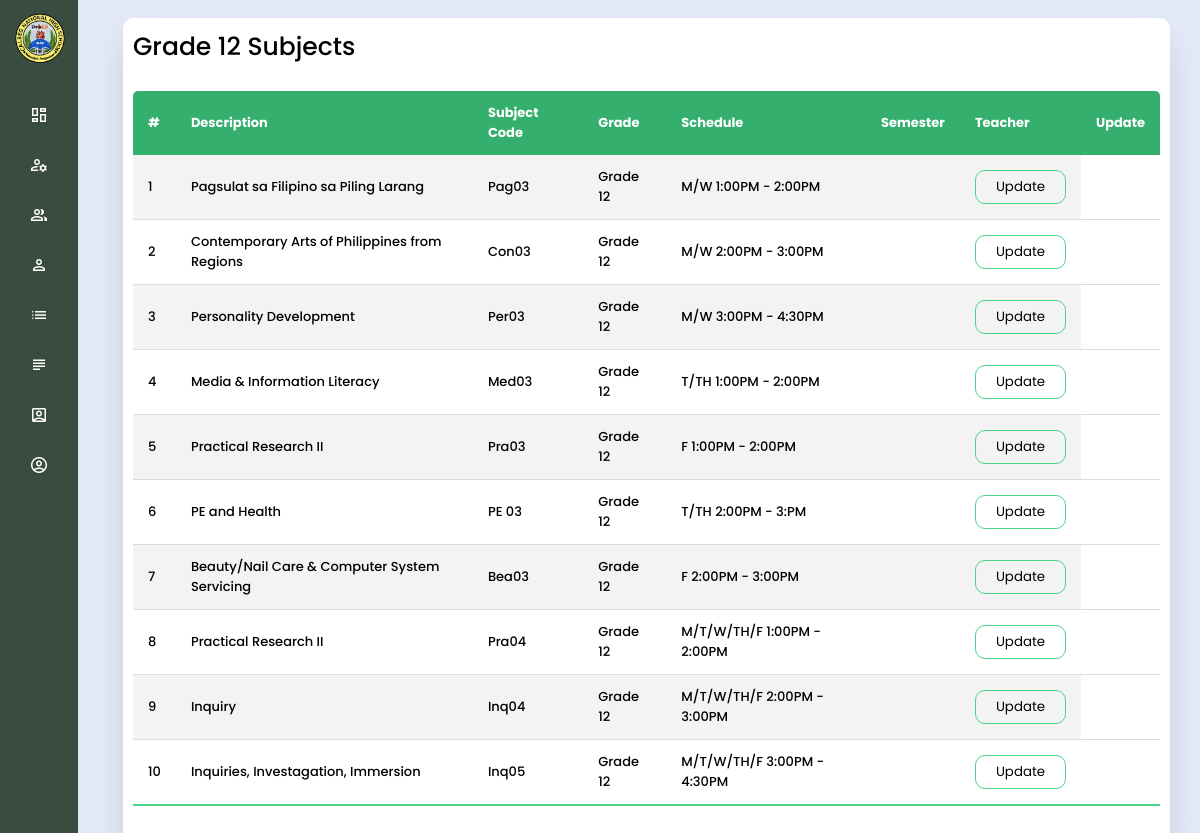
/superAdmin/sg12.php, run on the app's committed database.
### tables this page shows
CREATE TABLE `tblsubjlist` (
  `id` int(11) NOT NULL,
  `subj` varchar(255) NOT NULL,
  `subjcode` varchar(200) NOT NULL,
  `sstaus` varchar(255) NOT NULL,
  `semester` varchar(255) NOT NULL,
  `sched` varchar(255) NOT NULL,
  `room` varchar(255) NOT NULL,
  `teacher` varchar(255) NOT NULL
);

### superAdmin/sg12.php (the view, shortened to what this page needs)
<?php
  include "../includes/database.php";
?>
<!DOCTYPE html>
<html lang="en">
<head>
    <link rel="stylesheet" href="../assets/css/navContainer.css">
    <link rel="stylesheet" href="../assets/css/style2.css">
    <link rel="stylesheet" href="../assets/css/style3.css">
</head>
<body>
  <?php include 'includes/sideMenu.php';?>
  <section class="home-section">
  <section class="historyLog">
    <div class="history-list">
    <span class="allTeacher">Grade 12 Subjects</span>
        <table class="table">
            <thead>
                <thead>
                    <tr>
                        <th>#</th>
                        <th>Description</th>
                        <th>Subject Code</th>
                        <th>Grade</th>
                        <th>Schedule</th>
                        <th>Semester</th>
                        <th>Teacher</th>
                        <th>Update</th>
                    </tr>
                </thead>
                <tbody>
                    <?php
                        $ret=mysqli_query($conn,"SELECT * from tblsubjlist where sstaus = 'Grade 12'");
                        $cnt=1;
                        while ($row=mysqli_fetch_array($ret)) {
                    ?>
                    <tr>
                    <td data-label="#"><?php echo $cnt;?></td>
                        <td data-label="Description"><?php  echo $row['subj'];?></td>
                        <td data-label="Subject Code"><?php  echo $row['subjcode'];?></td>
                        <td data-label="Grade"><?php  echo $row['sstaus'];?></td>
                        <td data-label="Schedule" class=""><?php  echo $row['sched'];?></td>
                        <td data-label="Teacher"><?php  echo $row['teacher'];?></td>
                        <form action="../superAdmin/updasubj.php" method="POST">
                            <td data-label="Update"><button type="submit" name="view" >Update</button></td>
                        </form>
                    </tr>
                    <?php
                    $cnt=$cnt+1;
                    }?>
            </tbody>
        </table>
    </div>
</section>
  </section>
</body>
</html>

### assets/css/navContainer.css (style rules this page uses)
* { margin: 0; padding: 0; box-sizing: border-box; font-family: 'Poppins', sans-serif; }
body { background: #E4E9F7; }
.home-section { position: relative; left: 260px; width: calc(100% - 260px); transition: all 0.5s ease; font-weight: 500; color: var(--text-color); padding: 8px 0px 8px 15px; }
.allTeacher { font-size: 25px; }
@media (max-width: 1275px) { .sidebar.close ~ .home-section { left: 78px; width: calc(100% - 78px); } }

### assets/css/style3.css (style rules this page uses)
.historyLog { padding: 0 30px; }
.history-list { width: 100%; padding: 10px; margin-top: 10px; background: #fff; border-radius: 10px; overflow-x: auto; box-shadow: 0 20px 35px rgba(0, 0, 0, 0.1); }
.table { border-collapse: collapse; margin: 25px 0; font-size: 15px; min-width: 100%; overflow: hidden; border-radius: 5px 5px 0 0; }
table thead tr { color: #fff; background: #34AF6D; text-align: left; font-weight: bold; font-size: small; width: 100%; }
.table th, .table td { padding: 12px 15px; }
.table tbody tr { border-bottom: 1px solid #ddd; font-size: small; }
.table tbody tr:nth-of-type(odd) { background: #f3f3f3; }
.table tbody tr:last-of-type { border-bottom: 2px solid #4AD489; }
.table button { padding: 6px 20px; border-radius: 10px; cursor: pointer; background: transparent; border: 1px solid #4AD489; }

### data on the page
tblsubjlist: subj "Pagsulat sa Filipino sa Piling Larang", subjcode "Pag03", sstaus "Grade 12", sched "M/W 1:00PM - 2:00PM"
tblsubjlist: subj "Contemporary Arts of Philippines from Regions", subjcode "Con03", sstaus "Grade 12", sched "M/W 2:00PM - 3:00PM"
tblsubjlist: subj "Personality Development", subjcode "Per03", sstaus "Grade 12", sched "M/W 3:00PM - 4:30PM"
tblsubjlist: subj "Media & Information Literacy", subjcode "Med03", sstaus "Grade 12", sched "T/TH 1:00PM - 2:00PM"
tblsubjlist: subj "Practical Research II", subjcode "Pra03", sstaus "Grade 12", sched "F 1:00PM - 2:00PM"
tblsubjlist: subj "PE and Health", subjcode "PE 03", sstaus "Grade 12", sched "T/TH 2:00PM - 3:PM"
tblsubjlist: subj "Beauty/Nail Care & Computer System Servicing", subjcode "Bea03", sstaus "Grade 12", sched "F 2:00PM - 3:00PM"
tblsubjlist: subj "Practical Research II", subjcode "Pra04", sstaus "Grade 12", sched "M/T/W/TH/F 1:00PM - 2:00PM"
tblsubjlist: subj "Inquiry", subjcode "Inq04", sstaus "Grade 12", sched "M/T/W/TH/F 2:00PM - 3:00PM"
tblsubjlist: subj "Inquiries, Investagation, Immersion", subjcode "Inq05", sstaus "Grade 12", sched "M/T/W/TH/F 3:00PM - 4:30PM"
